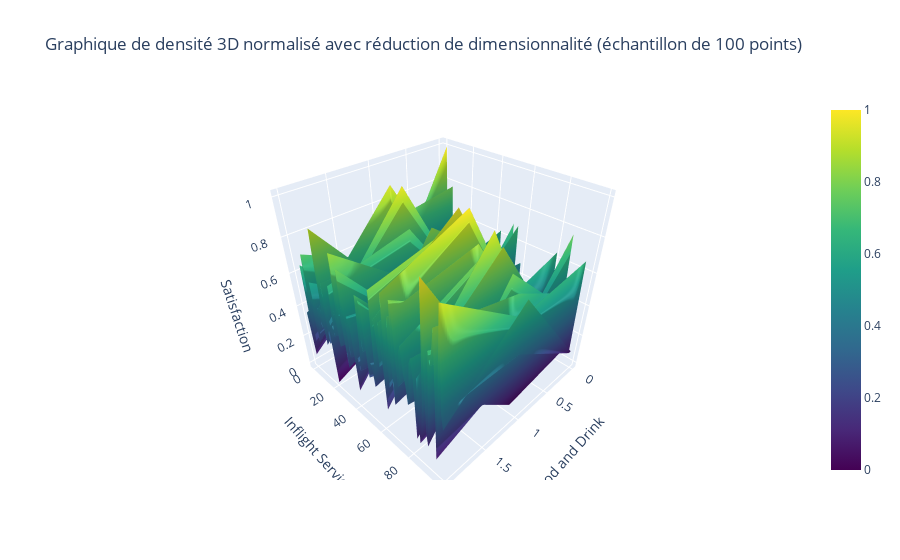

Notebook cell for this chart:
### Code cell
import plotly.graph_objects as go
import numpy as np

normalized_data_sampled = data_sampled[['PC1', 'PC2', 'PC3']].apply(lambda x: (x - x.min()) / (x.max() - x.min()))

fig = go.Figure(data=[
    go.Surface(
        z=normalized_data_sampled.values,
        colorscale='Viridis',  
    )
])

fig.update_layout(
    title='Graphique de densité 3D normalisé avec réduction de dimensionnalité (échantillon de 100 points)',
    scene=dict(
        xaxis_title='Food and Drink',
        yaxis_title='Inflight Service',
        zaxis_title='Satisfaction'
    )
)

fig.show()

### Figure 1 — Plotly figure (JSON) as saved in the notebook; plotly's stock layout.template omitted (floating-point values rounded to 4 significant figures; data arrays with more than 128 entries replaced by an {"elided": "..."} marker saying what was removed)
{"data": [{"colorscale": [[0, "#440154"], [0.1111, "#482878"], [0.2222, "#3e4989"], [0.3333, "#31688e"], [0.4444, "#26828e"], [0.5556, "#1f9e89"], [0.6667, "#35b779"], [0.7778, "#6ece58"], [0.8889, "#b5de2b"], [1, "#fde725"]], "type": "surface", "z": {"elided": "100x3 float values"}}], "layout": {"scene": {"xaxis": {"title": {"text": "Food and Drink"}}, "yaxis": {"title": {"text": "Inflight Service"}}, "zaxis": {"title": {"text": "Satisfaction"}}}, "title": {"text": "Graphique de densité 3D normalisé avec réduction de dimensionnalité (échantillon de 100 points)"}}}
